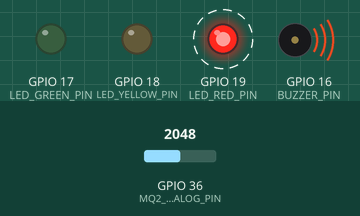
Simulated run of this sketch. Board: ESP32. Parts: output pins drawn as LEDs (lit = HIGH), buzzer (waves = sounding, pin HIGH). Dashed ring = blinking. The inputs (shaded band) are chosen by the test bench; at power-on: GPIO 36 (MQ2_ANALOG_PIN) = 2048. What the sketch prints to the serial monitor is not drawn.

Above: at 1.79 s.
2.3 s: GPIO 36 (MQ2_ANALOG_PIN) set to 1960
At 3.3 s:
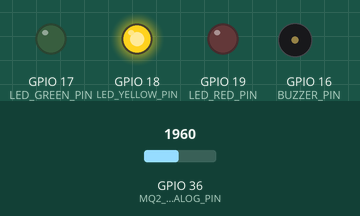
4.5 s: GPIO 36 (MQ2_ANALOG_PIN) set to 2866
At 5.61 s:
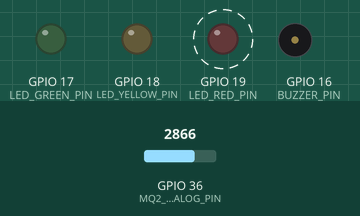
7.5 s: GPIO 36 (MQ2_ANALOG_PIN) set to 3040
At 9.3 s:
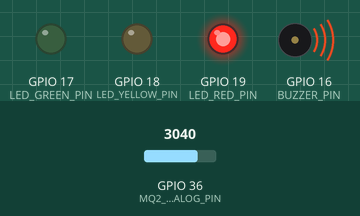
Timing chart, 0 to 10.8 s (numbered marks = the images above; inputs shaded):
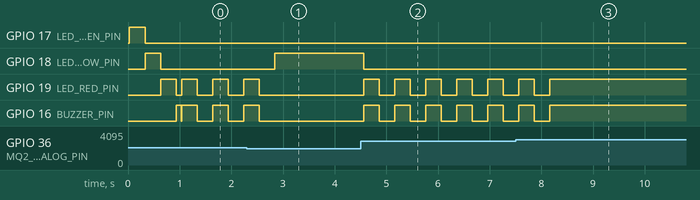

Measured:
- the behaviour switches between 2001 and 2000 on GPIO 36 (MQ2_ANALOG_PIN) (found by bisection; images 0 and 1)
- after the input at 2.3 s, GPIO 18 (LED_YELLOW_PIN): LOW → HIGH after 0.54 s; GPIO 19 (LED_RED_PIN), GPIO 16 (BUZZER_PIN): goes on until 2.5 s, then stays LOW
- after the input at 4.5 s, GPIO 18 (LED_YELLOW_PIN): HIGH → LOW after 0.06 s; GPIO 19 (LED_RED_PIN), GPIO 16 (BUZZER_PIN): alternates HIGH for 0.30 s and LOW for 0.30 s, starting after 0.06 s
- after the input at 7.5 s, GPIO 19 (LED_RED_PIN), GPIO 16 (BUZZER_PIN): goes on until 8.2 s, then stays HIGH
- by itself, GPIO 19 (LED_RED_PIN), GPIO 16 (BUZZER_PIN): repeats every 0.60 s: HIGH 0.30 s, LOW 0.30 s

The sketch:

mq2_gas_sensor.ino
```cpp
/*
 * ===================================================================
 *  프로젝트 2: MQ-2 가스센서 아날로그 읽기
 * ===================================================================
 *
 *  설명: MQ-2 가스센서의 아날로그 출력을 읽어 가스 농도를 측정하고,
 *        농도 수준에 따라 LED와 부저로 경고하는 시스템입니다.
 *        이동 평균 필터를 적용하여 노이즈를 제거합니다.
 *
 *  보드: ESP32 DevKit V1
 *  작성: Phase 6 - 실전 프로젝트
 *
 *  회로 연결:
 *    - MQ-2 VCC  → ESP32 VIN (5V)
 *    - MQ-2 GND  → ESP32 GND
 *    - MQ-2 AOUT → ESP32 GPIO36 (VP, ADC1_CH0)
 *    - LED 빨강  → GPIO19 → 220Ω → GND (위험)
 *    - LED 노랑  → GPIO18 → 220Ω → GND (주의)
 *    - LED 초록  → GPIO17 → 220Ω → GND (정상)
 *    - 부저      → GPIO16 → GND         (경고음)
 *
 *  주의: MQ-2 센서는 처음 사용 시 24~48시간 번인(예열)이 필요합니다.
 *        매 사용 시에도 최소 2~3분 예열 후 값이 안정됩니다.
 *
 * ===================================================================
 */

// ===================================================================
//  핀 정의
// ===================================================================

// MQ-2 센서 아날로그 출력 핀
// GPIO36(VP)은 ADC1 채널이므로 WiFi와 충돌 없이 사용 가능
const int MQ2_ANALOG_PIN = 36;

// 경고 LED 핀 정의
const int LED_RED_PIN    = 19;   // 빨간 LED: 위험 경고
const int LED_YELLOW_PIN = 18;   // 노란 LED: 주의 경고
const int LED_GREEN_PIN  = 17;   // 초록 LED: 정상 상태

// 부저 핀
const int BUZZER_PIN     = 16;   // 능동 부저 (HIGH로 울림)

// ===================================================================
//  상수 정의
// ===================================================================

// ADC 관련 상수
const float ADC_RESOLUTION = 4095.0;  // ESP32 ADC 12비트 최대값
const float ADC_VOLTAGE    = 3.3;     // ADC 기준 전압 (3.3V)

// 가스 농도 임계값 (ADC 원시값 기준)
// ※ 이 값은 환경에 따라 반드시 캘리브레이션이 필요합니다!
//    깨끗한 공기에서의 기본 값을 측정한 후 조정하세요.
const int THRESHOLD_NORMAL  = 1000;   // 정상 범위 상한 (0 ~ 1000)
const int THRESHOLD_WARNING = 2000;   // 주의 범위 상한 (1001 ~ 2000)
const int THRESHOLD_DANGER  = 3000;   // 경고 범위 상한 (2001 ~ 3000)
                                       // 3001 이상 = 위험

// 측정 주기 (밀리초)
const unsigned long MEASURE_INTERVAL  = 100;    // 센서 읽기 간격 (100ms)
const unsigned long DISPLAY_INTERVAL  = 1000;   // 시리얼 출력 간격 (1초)
const unsigned long PLOTTER_INTERVAL  = 100;    // 플로터 출력 간격 (100ms)

// 이동 평균 필터 설정
const int FILTER_WINDOW_SIZE = 10;    // 이동 평균 윈도우 크기
                                       // 값이 클수록 안정적이지만 응답 느림
                                       // 권장: 5~20

// 부저 관련 상수
const unsigned long BUZZER_INTERVAL = 300;      // 부저 간헐 울림 간격 (밀리초)

// 예열 시간 (밀리초)
const unsigned long WARMUP_TIME = 120000;       // 2분 (120초) 예열

// ===================================================================
//  경고 레벨 열거형
// ===================================================================

enum AlertLevel {
  ALERT_NORMAL  = 0,   // 정상: 초록 LED
  ALERT_CAUTION = 1,   // 주의: 노란 LED
  ALERT_WARNING = 2,   // 경고: 빨간 LED 점멸
  ALERT_DANGER  = 3    // 위험: 빨간 LED + 부저
};

// ===================================================================
//  이동 평균 필터 클래스
// ===================================================================

/*
 * MovingAverageFilter: 이동 평균 필터를 구현한 클래스
 *
 * 원리:
 *   - 고정 크기의 원형 버퍼에 샘플을 순차적으로 저장
 *   - 새 샘플이 들어오면 가장 오래된 샘플을 덮어씀
 *   - 버퍼에 저장된 모든 샘플의 평균을 반환
 *
 * 장점:
 *   - 고주파 노이즈 제거에 효과적
 *   - 구현이 간단하고 메모리 사용량이 적음
 *   - 실시간 처리에 적합 (O(1) 시간복잡도)
 *
 * 단점:
 *   - 급격한 변화에 대한 응답이 느림 (윈도우 크기에 비례)
 *   - 위상 지연 발생 (윈도우 크기 / 2 만큼)
 */
class MovingAverageFilter {
private:
  int* buffer;           // 샘플 저장 버퍼 (동적 할당)
  int windowSize;        // 윈도우 크기
  int writeIndex;        // 다음 쓰기 위치 (원형 인덱스)
  long sum;              // 현재 합계 (매번 재계산 대신 누적)
  int sampleCount;       // 현재 저장된 샘플 수

public:
  // 생성자: 윈도우 크기 지정하여 버퍼 초기화
  MovingAverageFilter(int size) {
    windowSize = size;
    buffer = new int[size];      // 동적 메모리 할당
    writeIndex = 0;
    sum = 0;
    sampleCount = 0;

    // 버퍼 초기화 (0으로 채움)
    for (int i = 0; i < size; i++) {
      buffer[i] = 0;
    }
  }

  // 소멸자: 동적 할당 메모리 해제
  ~MovingAverageFilter() {
    delete[] buffer;
  }

  // 새 샘플 추가 및 필터링된 값 반환
  int addSample(int newSample) {
    // 버퍼가 가득 찬 경우: 가장 오래된 값을 합계에서 빼기
    if (sampleCount >= windowSize) {
      sum -= buffer[writeIndex];
    } else {
      sampleCount++;
    }

    // 새 샘플 저장 및 합계 업데이트
    buffer[writeIndex] = newSample;
    sum += newSample;

    // 원형 인덱스 업데이트
    writeIndex = (writeIndex + 1) % windowSize;

    // 평균 반환 (정수 나눗셈)
    return (int)(sum / sampleCount);
  }

  // 현재 필터링된 값 반환 (새 샘플 추가 없이)
  int getAverage() {
    if (sampleCount == 0) return 0;
    return (int)(sum / sampleCount);
  }

  // 필터 초기화
  void reset() {
    writeIndex = 0;
    sum = 0;
    sampleCount = 0;
    for (int i = 0; i < windowSize; i++) {
      buffer[i] = 0;
    }
  }
};

// ===================================================================
//  전역 변수
// ===================================================================

// 이동 평균 필터 인스턴스 생성
MovingAverageFilter gasFilter(FILTER_WINDOW_SIZE);

// 센서 데이터 변수
int rawAdcValue        = 0;        // ADC 원시값 (0~4095)
int filteredAdcValue   = 0;        // 필터링된 ADC 값
float voltage          = 0.0;      // 변환된 전압 (V)
AlertLevel currentAlert = ALERT_NORMAL;  // 현재 경고 레벨

// 타이밍 변수 (millis 기반, delay 미사용)
unsigned long lastMeasureTime  = 0;  // 마지막 측정 시각
unsigned long lastDisplayTime  = 0;  // 마지막 시리얼 출력 시각
unsigned long lastPlotterTime  = 0;  // 마지막 플로터 출력 시각
unsigned long lastBuzzerToggle = 0;  // 마지막 부저 토글 시각
unsigned long startupTime      = 0;  // 시스템 시작 시각

// 부저 상태
bool buzzerState       = false;     // 부저 현재 상태
bool warmupComplete    = false;     // 예열 완료 여부

// 통계 변수
int minValue = 4095;                // 최소값 추적
int maxValue = 0;                   // 최대값 추적

// ===================================================================
//  초기 설정 함수 (setup)
// ===================================================================

void setup() {
  // --- 시리얼 통신 초기화 ---
  Serial.begin(115200);
  while (!Serial) { delay(10); }

  Serial.println();
  Serial.println("============================================");
  Serial.println("  프로젝트 2: MQ-2 가스센서 모니터링");
  Serial.println("============================================");

  // --- LED 핀 설정 ---
  pinMode(LED_RED_PIN, OUTPUT);
  pinMode(LED_YELLOW_PIN, OUTPUT);
  pinMode(LED_GREEN_PIN, OUTPUT);
  pinMode(BUZZER_PIN, OUTPUT);

  // 초기 상태: 모두 꺼짐
  digitalWrite(LED_RED_PIN, LOW);
  digitalWrite(LED_YELLOW_PIN, LOW);
  digitalWrite(LED_GREEN_PIN, LOW);
  digitalWrite(BUZZER_PIN, LOW);

  // --- ADC 설정 ---
  // ESP32 ADC 감쇠 설정 (입력 전압 범위 확장)
  // ADC_ATTEN_DB_0   : 0~1.1V
  // ADC_ATTEN_DB_2_5 : 0~1.5V
  // ADC_ATTEN_DB_6   : 0~2.2V
  // ADC_ATTEN_DB_11  : 0~3.3V (전체 범위 사용)
  analogSetAttenuation(ADC_11db);   // 0~3.3V 전체 범위
  analogSetWidth(12);                // 12비트 해상도 (0~4095)

  Serial.println();
  Serial.println("  [ADC 설정]");
  Serial.println("  - 해상도: 12비트 (0~4095)");
  Serial.println("  - 감쇠: 11dB (0~3.3V)");
  Serial.print("  - 센서 핀: GPIO");
  Serial.println(MQ2_ANALOG_PIN);
  Serial.println();

  // --- 예열 시작 ---
  startupTime = millis();
  Serial.println("  [센서 예열 시작]");
  Serial.print("  - 예열 시간: ");
  Serial.print(WARMUP_TIME / 1000);
  Serial.println("초");
  Serial.println("  - 예열 중 값이 불안정할 수 있습니다.");
  Serial.println();

  // 시작 시 LED 테스트 (모든 LED를 순서대로 점등)
  ledStartupTest();

  Serial.println("============================================");
  Serial.println("  시리얼 플로터 사용법:");
  Serial.println("  도구 > 시리얼 플로터 (Ctrl+Shift+L)");
  Serial.println("============================================");
  Serial.println();

  // 초록 LED 켜기 (시스템 동작 중 표시)
  digitalWrite(LED_GREEN_PIN, HIGH);
}

// ===================================================================
//  메인 루프 함수 (loop)
// ===================================================================

void loop() {
  unsigned long currentTime = millis();

  // --- 1단계: 센서 값 읽기 (100ms 간격) ---
  if (currentTime - lastMeasureTime >= MEASURE_INTERVAL) {
    lastMeasureTime = currentTime;
    readAndFilterSensor();
  }

  // --- 2단계: 예열 상태 확인 ---
  checkWarmupStatus(currentTime);

  // --- 3단계: 경고 레벨 판단 ---
  currentAlert = evaluateAlertLevel(filteredAdcValue);

  // --- 4단계: LED 및 부저 제어 ---
  updateAlertIndicators(currentTime);

  // --- 5단계: 시리얼 모니터 출력 (1초 간격) ---
  if (currentTime - lastDisplayTime >= DISPLAY_INTERVAL) {
    lastDisplayTime = currentTime;
    printSensorData();
  }

  // --- 6단계: 시리얼 플로터용 출력 (100ms 간격) ---
  if (currentTime - lastPlotterTime >= PLOTTER_INTERVAL) {
    lastPlotterTime = currentTime;
    printPlotterData();
  }
}

// ===================================================================
//  센서 읽기 및 필터링
// ===================================================================

/*
 * ADC에서 원시값을 읽고, 이동 평균 필터를 적용합니다.
 * 전압 변환도 동시에 수행합니다.
 */
void readAndFilterSensor() {
  // ADC 원시값 읽기 (12비트: 0~4095)
  rawAdcValue = analogRead(MQ2_ANALOG_PIN);

  // 이동 평균 필터 적용
  // 필터가 노이즈를 제거하여 안정적인 값을 반환합니다
  filteredAdcValue = gasFilter.addSample(rawAdcValue);

  // ADC 값 → 전압 변환
  // 공식: 전압 = ADC값 × (기준전압 / 최대 ADC값)
  voltage = filteredAdcValue * (ADC_VOLTAGE / ADC_RESOLUTION);

  // 통계 업데이트 (예열 완료 후에만)
  if (warmupComplete) {
    if (filteredAdcValue < minValue) minValue = filteredAdcValue;
    if (filteredAdcValue > maxValue) maxValue = filteredAdcValue;
  }
}

// ===================================================================
//  예열 상태 확인
// ===================================================================

/*
 * 센서 예열 완료 여부를 확인하고, 진행률을 표시합니다.
 */
void checkWarmupStatus(unsigned long currentTime) {
  if (!warmupComplete) {
    unsigned long elapsed = currentTime - startupTime;

    if (elapsed >= WARMUP_TIME) {
      warmupComplete = true;
      Serial.println();
      Serial.println("  *** 센서 예열 완료! 정상 측정을 시작합니다. ***");
      Serial.println();

      // 필터 초기화 (예열 중 불안정한 데이터 제거)
      gasFilter.reset();
      minValue = 4095;
      maxValue = 0;
    }
    else {
      // 예열 진행률 표시 (10초마다)
      static unsigned long lastWarmupPrint = 0;
      if (currentTime - lastWarmupPrint >= 10000) {
        lastWarmupPrint = currentTime;
        int progress = (elapsed * 100) / WARMUP_TIME;
        Serial.print("  [예열 중] ");
        Serial.print(progress);
        Serial.print("% (");
        Serial.print(elapsed / 1000);
        Serial.print("/");
        Serial.print(WARMUP_TIME / 1000);
        Serial.println("초)");
      }
    }
  }
}

// ===================================================================
//  경고 레벨 판단
// ===================================================================

/*
 * 필터링된 ADC 값을 기반으로 경고 레벨을 판단합니다.
 *
 * @param adcValue: 필터링된 ADC 값
 * @return: 해당하는 AlertLevel 열거값
 */
AlertLevel evaluateAlertLevel(int adcValue) {
  if (adcValue <= THRESHOLD_NORMAL) {
    return ALERT_NORMAL;
  }
  else if (adcValue <= THRESHOLD_WARNING) {
    return ALERT_CAUTION;
  }
  else if (adcValue <= THRESHOLD_DANGER) {
    return ALERT_WARNING;
  }
  else {
    return ALERT_DANGER;
  }
}

// ===================================================================
//  경고 표시기 업데이트 (LED + 부저)
// ===================================================================

/*
 * 현재 경고 레벨에 따라 LED와 부저를 제어합니다.
 *
 * 정상 (NORMAL):  초록 ON,  노랑 OFF, 빨강 OFF, 부저 OFF
 * 주의 (CAUTION): 초록 OFF, 노랑 ON,  빨강 OFF, 부저 OFF
 * 경고 (WARNING): 초록 OFF, 노랑 OFF, 빨강 점멸, 부저 간헐적
 * 위험 (DANGER):  초록 OFF, 노랑 OFF, 빨강 ON,  부저 연속
 */
void updateAlertIndicators(unsigned long currentTime) {
  switch (currentAlert) {
    case ALERT_NORMAL:
      // 정상: 초록 LED만 켜기
      digitalWrite(LED_GREEN_PIN, HIGH);
      digitalWrite(LED_YELLOW_PIN, LOW);
      digitalWrite(LED_RED_PIN, LOW);
      digitalWrite(BUZZER_PIN, LOW);
      buzzerState = false;
      break;

    case ALERT_CAUTION:
      // 주의: 노란 LED만 켜기
      digitalWrite(LED_GREEN_PIN, LOW);
      digitalWrite(LED_YELLOW_PIN, HIGH);
      digitalWrite(LED_RED_PIN, LOW);
      digitalWrite(BUZZER_PIN, LOW);
      buzzerState = false;
      break;

    case ALERT_WARNING:
      // 경고: 빨간 LED 점멸 + 부저 간헐적 울림
      digitalWrite(LED_GREEN_PIN, LOW);
      digitalWrite(LED_YELLOW_PIN, LOW);

      // 빨간 LED와 부저를 BUZZER_INTERVAL 간격으로 토글
      if (currentTime - lastBuzzerToggle >= BUZZER_INTERVAL) {
        lastBuzzerToggle = currentTime;
        buzzerState = !buzzerState;
        digitalWrite(LED_RED_PIN, buzzerState ? HIGH : LOW);
        digitalWrite(BUZZER_PIN, buzzerState ? HIGH : LOW);
      }
      break;

    case ALERT_DANGER:
      // 위험: 빨간 LED 상시 켜짐 + 부저 연속
      digitalWrite(LED_GREEN_PIN, LOW);
      digitalWrite(LED_YELLOW_PIN, LOW);
      digitalWrite(LED_RED_PIN, HIGH);
      digitalWrite(BUZZER_PIN, HIGH);
      buzzerState = true;
      break;
  }
}

// ===================================================================
//  시리얼 모니터 출력 (사람이 읽기 쉬운 형식)
// ===================================================================

/*
 * 센서 데이터를 시리얼 모니터에 보기 좋게 출력합니다.
 * 1초마다 호출됩니다.
 */
void printSensorData() {
  Serial.println("────────────────────────────────────────");

  // 원시값과 필터링된 값 출력
  Serial.print("  ADC 원시값: ");
  Serial.print(rawAdcValue);
  Serial.print("  │  필터값: ");
  Serial.print(filteredAdcValue);
  Serial.print("  │  전압: ");
  Serial.print(voltage, 3);     // 소수점 3자리
  Serial.println("V");

  // 경고 레벨 출력
  Serial.print("  경고 레벨: ");
  switch (currentAlert) {
    case ALERT_NORMAL:  Serial.print("[정상]"); break;
    case ALERT_CAUTION: Serial.print("[주의]"); break;
    case ALERT_WARNING: Serial.print("[경고]"); break;
    case ALERT_DANGER:  Serial.print("[위험!!!]"); break;
  }

  // 예열 상태 표시
  if (!warmupComplete) {
    Serial.print("  (예열 중 - 값이 불안정할 수 있음)");
  }
  Serial.println();

  // 통계 정보 출력 (예열 완료 후)
  if (warmupComplete) {
    Serial.print("  최소: ");
    Serial.print(minValue);
    Serial.print("  │  최대: ");
    Serial.print(maxValue);
    Serial.print("  │  범위: ");
    Serial.println(maxValue - minValue);
  }

  // 간이 바 그래프 출력
  printBarGraph(filteredAdcValue);
}

// ===================================================================
//  간이 바 그래프 출력
// ===================================================================

/*
 * ADC 값을 시각적인 바 그래프로 표시합니다.
 *
 * 출력 예시:
 *   [████████░░░░░░░░░░░░░░░░░░░░░░] 1024/4095
 *
 * @param value: 표시할 ADC 값 (0~4095)
 */
void printBarGraph(int value) {
  const int BAR_LENGTH = 30;  // 바 그래프 길이 (문자 수)

  // 값을 바 길이에 매핑
  int filledLength = map(value, 0, 4095, 0, BAR_LENGTH);

  Serial.print("  [");
  for (int i = 0; i < BAR_LENGTH; i++) {
    if (i < filledLength) {
      Serial.print("#");    // 채워진 부분
    } else {
      Serial.print(".");    // 빈 부분
    }
  }
  Serial.print("] ");
  Serial.print(value);
  Serial.println("/4095");
}

// ===================================================================
//  시리얼 플로터용 출력
// ===================================================================

/*
 * Arduino IDE의 시리얼 플로터에서 그래프를 표시하기 위한 출력 형식입니다.
 *
 * 형식: 값1,값2,값3,...
 * 각 값은 별도의 그래프 라인으로 표시됩니다.
 *
 * 출력되는 값:
 *   1. 원시값 (Raw) - 노이즈 포함
 *   2. 필터값 (Filtered) - 이동 평균 적용
 *   3. 정상 임계값 라인
 *   4. 주의 임계값 라인
 *   5. 위험 임계값 라인
 *
 * 사용법: Arduino IDE > 도구 > 시리얼 플로터 (Ctrl+Shift+L)
 * 주의: 시리얼 모니터와 플로터를 동시에 사용할 수 없습니다.
 *       플로터 사용 시 printSensorData()의 호출을 주석 처리하세요.
 */
void printPlotterData() {
  // 아래 주석을 해제하고 printSensorData() 호출을 주석 처리하면
  // 시리얼 플로터에서 깔끔한 그래프를 볼 수 있습니다.

  /*
  // 첫 번째 줄: 레이블 (한 번만 출력)
  // Serial.println("Raw,Filtered,Normal,Warning,Danger");

  Serial.print(rawAdcValue);         // 원시 ADC 값
  Serial.print(",");
  Serial.print(filteredAdcValue);    // 필터링된 값
  Serial.print(",");
  Serial.print(THRESHOLD_NORMAL);    // 정상 임계값 라인
  Serial.print(",");
  Serial.print(THRESHOLD_WARNING);   // 주의 임계값 라인
  Serial.print(",");
  Serial.println(THRESHOLD_DANGER);  // 위험 임계값 라인
  */
}

// ===================================================================
//  LED 시작 테스트
// ===================================================================

/*
 * 시스템 시작 시 모든 LED를 순서대로 점등하여 정상 동작을 확인합니다.
 * 사용자가 LED 연결 상태를 시각적으로 확인할 수 있습니다.
 */
void ledStartupTest() {
  Serial.println("  [LED 테스트 시작]");

  // 초록 → 노랑 → 빨강 순서로 점등
  int testPins[] = {LED_GREEN_PIN, LED_YELLOW_PIN, LED_RED_PIN};
  const char* testNames[] = {"초록", "노랑", "빨강"};

  for (int i = 0; i < 3; i++) {
    digitalWrite(testPins[i], HIGH);
    Serial.print("    ");
    Serial.print(testNames[i]);
    Serial.println(" LED ON");
    delay(300);
    digitalWrite(testPins[i], LOW);
  }

  // 부저 테스트 (짧게)
  digitalWrite(BUZZER_PIN, HIGH);
  Serial.println("    부저 테스트");
  delay(100);
  digitalWrite(BUZZER_PIN, LOW);

  Serial.println("  [LED 테스트 완료]");
  Serial.println();
}

// ===================================================================
//  추가 학습: 지수 이동 평균 필터 (EMA)
// ===================================================================

/*
 * 지수 이동 평균(Exponential Moving Average) 필터
 *
 * 단순 이동 평균(SMA)과 비교:
 *   - SMA: 모든 샘플에 동일한 가중치
 *   - EMA: 최근 샘플에 더 높은 가중치 → 변화에 빠른 응답
 *
 * 공식: EMA = alpha × 현재값 + (1 - alpha) × 이전 EMA값
 *   alpha (0~1): 값이 클수록 현재값 반영 비율 높음
 *     - alpha = 0.1: 매우 평활 (느린 응답)
 *     - alpha = 0.5: 중간
 *     - alpha = 0.9: 거의 필터링 없음 (빠른 응답)
 *
 * 사용 예시:
 *   static float emaValue = 0;
 *   float alpha = 0.2;
 *   emaValue = alpha * rawAdcValue + (1 - alpha) * emaValue;
 */

// ===================================================================
//  추가 학습: 가스 농도 계산 (ppm 변환)
// ===================================================================

/*
 * MQ-2 센서의 정확한 ppm 변환을 위해서는 다음이 필요합니다:
 *
 * 1. 깨끗한 공기에서의 기준 저항값 (Ro) 측정
 * 2. 센서 저항값 (Rs) 계산:
 *    Rs = ((Vc × RL) / Vout) - RL
 *    여기서: Vc = 센서 전원 전압 (보통 5V)
 *           RL = 부하 저항 (모듈에 내장, 보통 10KΩ)
 *           Vout = 센서 아날로그 출력 전압
 *
 * 3. Rs/Ro 비율 계산
 *
 * 4. 데이터시트의 감도 특성 곡선에서 ppm 값 도출
 *    (로그 스케일의 비선형 관계)
 *
 * 이 프로젝트에서는 간단히 ADC 값을 임계값과 비교하는
 * 방식을 사용합니다. 정확한 ppm 측정이 필요하면
 * 데이터시트를 참조하여 캘리브레이션을 수행하세요.
 *
 * 참고 공식 (LPG 가스 기준):
 *   ppm = 10 ^ ((log10(Rs/Ro) - b) / m)
 *   여기서 m, b는 데이터시트의 감도 곡선에서 추출한 상수
 */

// ===================================================================
//  끝 (End of File)
// ===================================================================
```
